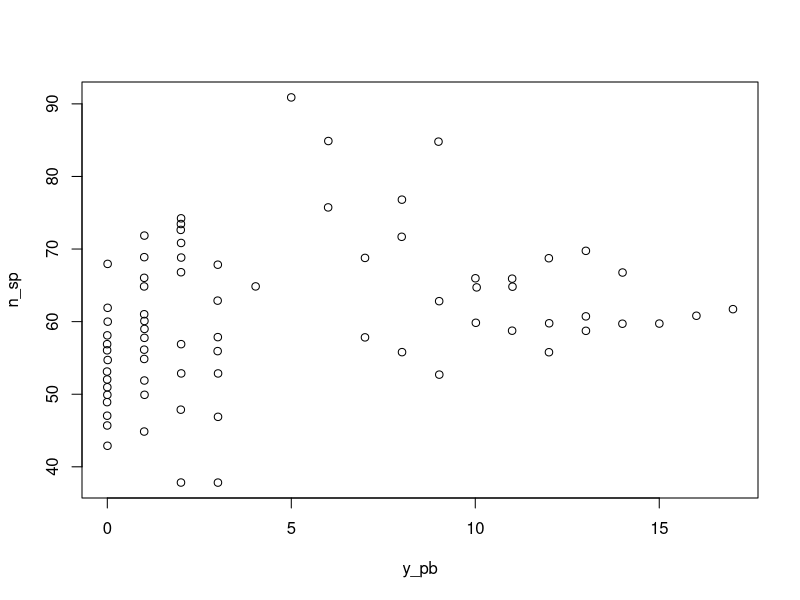

Generate this figure with R: (Note: this script raises an error after producing the figure.)
# data_cleaning.R
# Author: Natalie Dupont
# Date Created: 2022-09-30
# Date last modified: 2023-04-15 
# BIOL 490, Pedersen Lab, Concordia University 
# Description: This code serves to clean literature data from webplot digitizer: 
# This mainly involves ensuring the plots generated in R closely match the original
# figure, and rounding to the nearest integer for data known to be integer 
# (species richness, years since disturbance, etc.). Data are then rewritten as CSV for 
# later use in other scripts (real_data_analysis.R)

########################################################################################
#Outline

#0: Loading packages 
# 1: Collins 1995
# 2: Halpern and Spies 1995
# 3: Hiura 1995
# 4: Marra 2014
# 5: Lazarina 2019
# 6: Wilsson and Keddy 1988
# 7: Keddy 1983


########################################################################################
#0: Loading packages ####
library(mgcv)

# 1: Collins 1995 ####
  Collins1995 <- read.csv("data/Collins1995_Fig3b.csv")
  head(Collins1995)
  plot(n_sp~y_pb, data=Collins1995)
    #both variables are integer data, so should be rounded to the nearest digit
  #sorting in x-ascending
  Collins1995 <- Collins1995[order(Collins1995$y_pb), ]
  
  Collins1995$y_pb <- round(Collins1995$y_pb, 0)#integer value
  Collins1995$n_sp <- round(Collins1995$n_sp, 0)#integer value
  
  write.csv(Collins1995,"data/processed/CLEAN_Collins1995.csv",row.names = FALSE)

#2: Halpern and Spies 1995####
  HalpernSpies1995_w1 <- read.csv("data/HalpernSpies1995_Fig1d_w1.csv")
    plot(heterogeneity~t_disturbance, data=HalpernSpies1995_w1)
    
    #sorting in x-ascending
    HalpernSpies1995_w1 <- HalpernSpies1995_w1[order(HalpernSpies1995_w1$t_disturbance), ]
    
  HalpernSpies1995_w1$t_disturbance <- round(HalpernSpies1995_w1$t_disturbance, 0) #integer value
    #heterogeneity remains unchanged since it is continuous
  head(HalpernSpies1995_w1)
  
  write.csv(HalpernSpies1995_w1,"data/processed/CLEAN_HalpernSpies1995_Fig1d_w1.csv",row.names = FALSE)
  
    
  HalpernSpies1995_w2 <- read.csv("data/HalpernSpies1995_Fig1d_w2.csv")
    plot(heterogeneity~t_disturbance, data=HalpernSpies1995_w2)
    
    #sorting in x-ascending
    HalpernSpies1995_w2 <- HalpernSpies1995_w2[order(HalpernSpies1995_w2$t_disturbance), ]
  HalpernSpies1995_w2$t_disturbance <- round(HalpernSpies1995_w2$t_disturbance, 0) #integer value
  head(HalpernSpies1995_w2)
  
  write.csv(HalpernSpies1995_w2,"data/processed/CLEAN_HalpernSpies1995_Fig1d_w2.csv",row.names = FALSE)
  
#3: Hiura 1995 ####
  Hiura1995 <- read.csv("data/Hiura1995_Fig1.csv")
  head(Hiura1995)
  View(Hiura1995)
  plot(H_prime~ln_MWI, data=Hiura1995, col=StandID) 
    #both variables are continuous, may lose too much precision by rounding in introduce more error
  # Hiura1995$H_prime <- round(Hiura1995$H_prime, 1)
  # Hiura1995$ln_MWI <- round(Hiura1995$ln_MWI, 1)
  
  #sorting in x-ascending
  Hiura1995 <- Hiura1995[order(Hiura1995$ln_MWI), ]
  
  write.csv(Hiura1995,"data/processed/CLEAN_Hiura1995.csv",row.names = FALSE)
  
#4: Marra 2014 ####
  Marra2014 <- read.csv("data/Marra2014_Fig4c.csv")
  #sorting in x-ascending
  Marra2014 <- Marra2014[order(Marra2014$mort_mean), ]
  
  head(Marra2014)
  View(Marra2014)
  plot(Marra2014$sp_rarefaction~Marra2014$mort_mean)
  
  write.csv(Marra2014,"data/processed/CLEAN_Marra2014.csv",row.names = FALSE)
  
   
#5: Lazarina 2019 ####
  Lazarina2019_fig2a <- read.csv("data/Lazarina2019_Fig2a.csv")
  head(Lazarina2019_fig2a)
  plot(richness~fire_severity, data=Lazarina2019_fig2a)
  #sorting in x-ascending
  Lazarina2019_fig2a <- Lazarina2019_fig2a[order(Lazarina2019_fig2a$fire_severity), ]
  
  Lazarina2019_fig2b <- read.csv("data/Lazarina2019_Fig2b.csv")
  head(Lazarina2019_fig2b)
  plot(expShannon~fire_severity, data=Lazarina2019_fig2b)
  
  #plotting to compare to article
  par(mfrow=c(1, 2))
  plot.gam(gam(richness~s(fire_severity, bs="tp", k=17),data=Lazarina2019_fig2a, method="REML"),
           residuals = TRUE,
           pch = 1, cex = 1)
  plot.gam(gam(expShannon~s(fire_severity, bs="tp", k=17),data=Lazarina2019_fig2b, method="REML"),
           residuals = TRUE,
           pch = 1, cex = 1)

#6 Wilsson and Keddy 1988 ####
  WilsonKeddy1988<- read.csv("data/WilsonKeddy1988_Fig2.csv")
  plot(WilsonKeddy1988$n_sp~WilsonKeddy1988$somc_perc)
  
  #sorting in x-ascending
  WilsonKeddy1988 <- WilsonKeddy1988[order(WilsonKeddy1988$somc_perc), ]
  
  #n_sp is integer data
  WilsonKeddy1988$n_sp <- round(WilsonKeddy1988$n_sp, 0)#integer value
  write.csv(WilsonKeddy1988,"data/processed/CLEAN_WilsonKeddy1988.csv",row.names = FALSE)
  
#7 Nilsson 1987 ####
  Nilsson1987<- read.csv("data/Nilsson1987_Fig2a.csv")
  plot(Nilsson1987$num_spp~Nilsson1987$vel_m_s)
  
  Nilsson1987$num_spp <- round(Nilsson1987$num_spp, 0)#integer value
  
  #sorting in x-ascending
  Nilsson1987 <- Nilsson1987[order(Nilsson1987$vel_m_s), ]
  
  write.csv(Nilsson1987,"data/processed/CLEAN_Nilsson1987_Fig2a.csv",row.names = FALSE)
  
#8: Keddy 1983####
  Keddy1983<- read.csv("data/Keddy1983_Fig4.csv")
  plot(Keddy1983$n_spp~Keddy1983$exp)
  
  Keddy1983$n_spp <- round(Keddy1983$n_spp, 0)#integer value
  Keddy1983$exp <- round(Keddy1983$exp, 0)#integer value
  
  #sorting in x-ascending
  Keddy1983 <- Keddy1983[order(Keddy1983$exp), ]
  
  write.csv(Keddy1983,"data/processed/CLEAN_Keddy1983_Fig4.csv",row.names = FALSE)
########################################################################################################
#End of Code
########################################################################################################